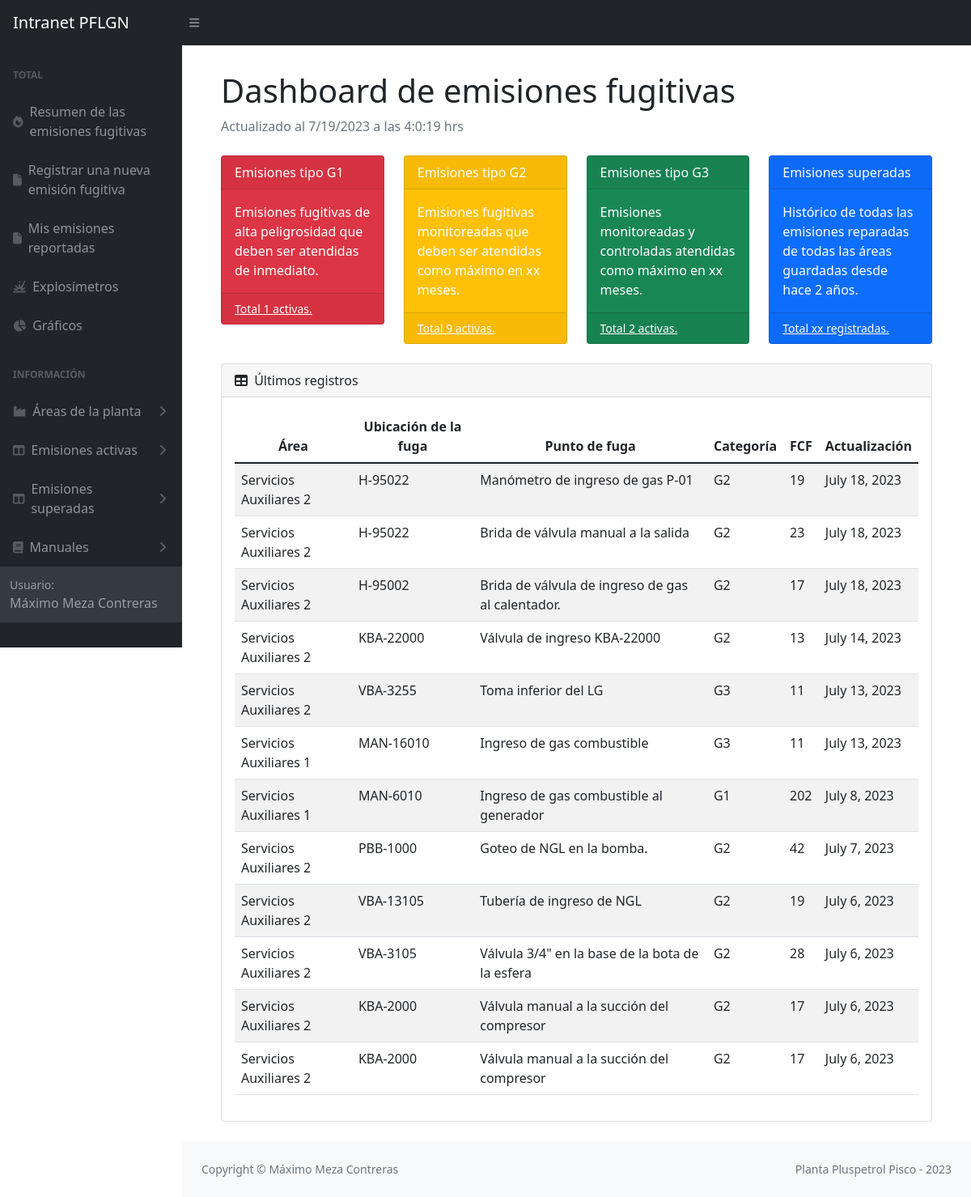
The app's page /emisionesFugitivas/ (signed in) with its own data.
### emisiones/models.py (models this page shows, shortened)
class Emision(models.Model):
    site = models.CharField(max_length=20, choices=SITE_CHOICES, default='Pisco')
    yacimiento = models.CharField(max_length=100, choices=YACIMIENTO_CHOICES, default='Pisco')
    area = models.CharField(max_length=100)
    sistema = models.CharField(max_length=100)
    ubicacion = models.TextField(max_length=200)
    fuga = models.TextField(max_length=300)
    fluido = models.CharField(max_length=100)
    sustancia = models.CharField(max_length=100)
    componente = models.CharField(max_length=100)
    instalacion = models.CharField(max_length=100)
    tamAccesorio = models.CharField(max_length=100)
    medicion = models.PositiveIntegerField()
    medicion15 = models.CharField(max_length=100)
    presion = models.CharField(max_length=100)
    ciclado = models.CharField(max_length=50)
    ignicion = models.CharField(max_length=50)
    localizacion = models.CharField(max_length=50)
    usuario = models.ForeignKey(User, on_delete=models.SET_NULL, null=True)
    fechaReporte = models.DateField()
    updated_at = models.DateTimeField(null=True)
    created_at = models.DateField(auto_now_add=True,null=True)
    emisionSuperada = models.BooleanField(default=False)
    FCF = models.PositiveSmallIntegerField(null=True)
    categoria = models.CharField(max_length=10, null=True)
    imagen = models.ImageField(upload_to='images_emisiones', null=True)

### emisiones/views.py (the view)
# urls.py: path('emisionesFugitivas/', views.mainEmisiones, name='emisionesPrincipal'),
def mainEmisiones(request):
    Emisiones = Emision.objects.all().order_by('-updated_at')
    cantidadG1,cantidadG2,cantidadG3 = FactorizacionTipoG()
    return render (request, 'mainEmisiones.html',{'Emisiones':Emisiones, 'cantidadG1':cantidadG1,'cantidadG2':cantidadG2,'cantidadG3':cantidadG3},)

### emisiones/utils/factores.py (called while the page is built)
def FactorizacionTipoG():
    tipoG1 = Emision.objects.all().filter(categoria='G1')
    tipoG2 = Emision.objects.all().filter(categoria='G2')
    tipoG3 = Emision.objects.all().filter(categoria='G3')
    cantidadG1 = 0
    cantidadG2 = 0
    cantidadG3 = 0
    if(tipoG1==[]):
        cantidadG1 = 0
    else:
        for G1 in tipoG1:
            cantidadG1 = cantidadG1 +1
    if(tipoG2==[]):
        cantidadG2 = 0
    else:
        for G2 in tipoG2:
            cantidadG2 = cantidadG2 +1
    if(tipoG3==[]):
        cantidadG3 = 0
    else:
        for G3 in tipoG3:
            cantidadG3 = cantidadG3 +1
    return cantidadG1,cantidadG2,cantidadG3

### emisiones/templates/mainEmisiones.html (shortened to what this page needs)
{% extends 'partials/_barraLateralEmisiones.html' %}
{% block content %}
<div class="container mt-2">
    <main>
        <div class="container-fluid px-4">
            <h1 class="mt-4">Dashboard de emisiones fugitivas</h1>
            <ol class="breadcrumb mb-4">
                <li class="breadcrumb-item active"><div  id="fechaActualizacionEmisiones">Actualizado al dd/mm/aaaa a las hh:mm</div> </li>
            </ol>
            <div class="row">
                <div class="col-xl-3 col-md-6">
                    <div class="card bg-danger text-white mb-4">
                        <div class="card-header">Emisiones tipo G1</div>
                        <div class="card-body">Emisiones fugitivas de alta peligrosidad que deben ser atendidas de inmediato.</div>
                        <div class="card-footer d-flex align-items-center justify-content-between">
                            <a class="small text-white stretched-link" href="#">Total {{cantidadG1}} activas.</a>
                        </div>
                    </div>
                </div>
                <div class="col-xl-3 col-md-6">
                    <div class="card bg-warning text-white mb-4">
                        <div class="card-header">Emisiones tipo G2</div>
                        <div class="card-body">Emisiones fugitivas monitoreadas que deben ser atendidas como máximo en xx meses.</div>
                        <div class="card-footer d-flex align-items-center justify-content-between">
                        <a class="small text-white stretched-link" href="#">Total {{cantidadG2}} activas.</a>
                        </div>
                    </div>
                </div>
                <div class="col-xl-3 col-md-6">
                    <div class="card bg-success text-white mb-4">
                        <div class="card-header">Emisiones tipo G3</div>
                        <div class="card-body">Emisiones monitoreadas y controladas atendidas como máximo en xx meses. </div>
                        <div class="card-footer d-flex align-items-center justify-content-between">
                        <a class="small text-white stretched-link" href="#">Total {{cantidadG3}}  activas.</a>
                        </div>
                    </div>
                </div>
                <div class="col-xl-3 col-md-6">
                    <div class="card bg-primary text-white mb-4">
                        <div class="card-header">Emisiones superadas</div>
                        <div class="card-body">Histórico de todas las emisiones reparadas de todas las áreas guardadas desde hace 2 años. </div>
                        <div class="card-footer d-flex align-items-center justify-content-between">
                            <a class="small text-white stretched-link" href="#">Total xx registradas.</a>
                        </div>
                    </div>
                </div>
            </div>
            <div class="card mb-4">
                <div class="card-header">
                    <i class="fas fa-table me-1"></i>
                    Últimos registros
                </div>
                <div class="card-body">
                    <table class="table table-striped table-responsive" id="datatablesSimple">
                        <thead>
                            <tr>
                                <th>Área</th>
                                <th>Ubicación de la fuga</th>
                                <th>Punto de fuga</th>
                                <th>Categoría</th>
                                <th>FCF</th>
                                <th>Actualización</th>
                            </tr>
                        </thead>
                        <tbody>
                            {% for Emision in Emisiones %}
                            <tr>
                                <td>{{Emision.area}}</td>
                                <td>{{Emision.ubicacion}}</td>
                                <td>{{Emision.fuga}}</td>
                                <td>{{Emision.categoria}}</td>
                                <td>{{Emision.FCF}}</td>
                                <td>{{Emision.created_at}}</td>
                            </tr>
                            {% endfor %}
                        </tbody>
                    </table>
                </div>
            </div>
        </div>
    </main>
{% endblock %}

### emisiones/templates/partials/_barraLateralEmisiones.html (shortened to what this page needs)
{% load static %}
<!DOCTYPE html>
<html lang="en">
<head>
    <link href="https://cdn.jsdelivr.net/npm/bootstrap@5.3.0-alpha3/dist/css/bootstrap.min.css" rel="stylesheet">
    <link rel="stylesheet" type="text/css" href="{% static 'css/dashboardEmisiones.css' %}">
    <link rel="stylesheet" type="text/css" href="{% static 'css/mainEmisiones.css' %}">
</head>
<body  class="sb-nav-fixed">
    <nav class="sb-topnav navbar navbar-expand navbar-dark bg-dark">
        <a class="navbar-brand ps-3" href='/'>Intranet PFLGN</a>
        <button class="btn btn-link btn-sm order-1 order-lg-0 me-4 me-lg-0" id="sidebarToggle"><i class="fas fa-bars"></i></button>
    </nav>
    <div id="layoutSidenav">
        <div id="layoutSidenav_nav">
            <nav class="sb-sidenav accordion sb-sidenav-dark" id="sidenavAccordion">
                <div class="sb-sidenav-menu">
                    <div class="nav">
                        <div class="sb-sidenav-menu-heading">Total</div>
                        <a class="nav-link" href="/emisionesFugitivas">
                            <div class="sb-nav-link-icon"><i class="fa-solid fa-fire"></i></div>
                                Resumen de las emisiones fugitivas
                        </a>
                        <a class="nav-link" href='/registrarEmisiones'>
                            <div class="sb-nav-link-icon"><i class="fa-solid fa-file"></i></div>
                                Registrar una nueva emisión fugitiva
                        </a>
                        <a class="nav-link" href='/listaMisReportes'>
                            <div class="sb-nav-link-icon"><i class="fa-solid fa-file"></i></div>
                                Mis emisiones reportadas
                        </a>
                        <a class="nav-link" href='/explosimetros'>
                            <div class="sb-nav-link-icon"><i class="fa-solid fa-explosion"></i></div>
                                Explosímetros
                        </a>
                        <a class="nav-link" href='/graficasEmisiones'>
                            <div class="sb-nav-link-icon"><i class="fa-solid fa-chart-pie"></i></div>
                                Gráficos
                        </a>
                        <div class="sb-sidenav-menu-heading">Información</div>
                        <a class="nav-link collapsed" href="#" data-bs-toggle="collapse" data-bs-target="#collapseAreas" aria-expanded="false" aria-controls="collapseLayouts">
                            <div class="sb-nav-link-icon"><i class="fa-solid fa-industry"></i></div>
                                Áreas de la planta
                            <div class="sb-sidenav-collapse-arrow"><i class="fas fa-angle-down"></i></div>
                        </a>
                        <a class="nav-link collapsed" href="#" data-bs-toggle="collapse" data-bs-target="#collapseCrios" aria-expanded="false" aria-controls="collapseLayouts">
                            <div class="sb-nav-link-icon"><i class="fas fa-columns"></i></div>
                                Emisiones activas
                            <div class="sb-sidenav-collapse-arrow"><i class="fas fa-angle-down"></i></div>
                        </a>
                            <a class="nav-link collapsed" href="#" data-bs-toggle="collapse" data-bs-target="#collapseSuperadas" aria-expanded="false" aria-controls="collapseLayouts">
                                <div class="sb-nav-link-icon"><i class="fas fa-columns"></i></div>
                                    Emisiones superadas
                                <div class="sb-sidenav-collapse-arrow"><i class="fas fa-angle-down"></i></div>
                            </a>
                            <a class="nav-link collapsed" href="#" data-bs-toggle="collapse" data-bs-target="#collapseCSU" aria-expanded="false" aria-controls="collapseLayouts">
                                <div class="sb-nav-link-icon"><i class="fa-solid fa-book"></i></i></div>
                                Manuales
                                <div class="sb-sidenav-collapse-arrow"><i class="fas fa-angle-down"></i></div>
                            </a>
                <div class="sb-sidenav-footer">
                    <div class="small">Usuario:</div>
                    {{user.first_name}} {{user.last_name}}
                </div>
            </nav>
        </div>
        <div id="layoutSidenav_content">
            {% block content %}
            {% endblock %}
        </div>
        <footer class="py-4 bg-light mt-auto">
            <div class="container-fluid px-4">
                <div class="d-flex align-items-center justify-content-between small">
                    <div class="text-muted">Copyright &copy; Máximo Meza Contreras</div>
                    <div class="text-muted">Planta Pluspetrol Pisco - 2023</div>
                </div>
            </div>
        </footer>
</body>
</html>

### emisiones/static/css/mainEmisiones.css (style rules this page uses)
:root { --bs-blue: #0d6efd; --bs-indigo: #6610f2; --bs-purple: #6f42c1; --bs-pink: #d63384; --bs-red: #dc3545; --bs-orange: #fd7e14; --bs-yellow: #ffc107; --bs-green: #198754; --bs-teal: #20c997; --bs-cyan: #0dcaf0; --bs-white: #fff; --bs-gray: #6c757d; --bs-gray-dark: #343a40; --bs-primary: #0d6efd; --bs-secondary: #6c757d; --bs-success: #198754; --bs-info: #0dcaf0; --bs-warning: #ffc107; --bs-danger: #dc3545; --bs-light: #f8f9fa; --bs-dark: #212529; --greyLight-2: #c8d0e7; --card-background: linear-gradient(to bottom right, #f9fafc, #f7f7f8); --card-shadow: inset 2px 2px 3px #ebebf3, inset 4px 4px 15px #ffffff, 3px 3px 12px #c2c7d4; --bs-font-sans-serif: system-ui, -apple-system, "Segoe UI", Roboto, "Helvetica Neue", Arial, "Noto Sans", "Liberation Sans", sans-serif, "Apple Color Emoji", "Segoe UI Emoji", "Segoe UI Symbol", "Noto Color Emoji"; --bs-font-monospace: SFMono-Regular, Menlo, Monaco, Consolas, "Liberation Mono", "Courier New", monospace; --bs-gradient: linear-gradient(180deg, rgba(255, 255, 255, 0.15), rgba(255, 255, 255, 0)); }
.contenedorEmisiones div table tr,th { text-align: center; }

### records on screen
Emision: area "Servicios Auxiliares 2", ubicacion "H-95022", fuga "Manómetro de ingreso de gas P-01", categoria "G2", FCF "19", created_at "July 18, 2023"
Emision: area "Servicios Auxiliares 2", ubicacion "H-95022", fuga "Brida de válvula manual a la salida", categoria "G2", FCF "23", created_at "July 18, 2023"
Emision: area "Servicios Auxiliares 2", ubicacion "H-95002", fuga "Brida de válvula de ingreso de gas al calentador.", categoria "G2", FCF "17", created_at "July 18, 2023"
Emision: area "Servicios Auxiliares 2", ubicacion "KBA-22000", fuga "Válvula de ingreso KBA-22000", categoria "G2", FCF "13", created_at "July 14, 2023"
Emision: area "Servicios Auxiliares 2", ubicacion "VBA-3255", fuga "Toma inferior del LG", categoria "G3", FCF "11", created_at "July 13, 2023"
Emision: area "Servicios Auxiliares 1", ubicacion "MAN-16010", fuga "Ingreso de gas combustible", categoria "G3", FCF "11", created_at "July 13, 2023"
Emision: area "Servicios Auxiliares 1", ubicacion "MAN-6010", fuga "Ingreso de gas combustible al generador", categoria "G1", FCF "202", created_at "July 8, 2023"
Emision: area "Servicios Auxiliares 2", ubicacion "PBB-1000", fuga "Goteo de NGL en la bomba.", categoria "G2", FCF "42", created_at "July 7, 2023"
Emision: area "Servicios Auxiliares 2", ubicacion "VBA-13105", fuga "Tubería de ingreso de NGL", categoria "G2", FCF "19", created_at "July 6, 2023"
Emision: area "Servicios Auxiliares 2", ubicacion "VBA-3105", fuga "Válvula 3/4\" en la base de la bota de la esfera", categoria "G2", FCF "28", created_at "July 6, 2023"
Emision: area "Servicios Auxiliares 2", ubicacion "KBA-2000", fuga "Válvula manual a la succión del compresor", categoria "G2", FCF "17", created_at "July 6, 2023"
Emision: area "Servicios Auxiliares 2", ubicacion "KBA-2000", fuga "Válvula manual a la succión del compresor", categoria "G2", FCF "17", created_at "July 6, 2023"

### other values on screen
{{ user.first_name }} "Máximo"
{{ user.last_name }} "Meza Contreras"
{{ cantidadG1 }} "1"
{{ cantidadG2 }} "9"
{{ cantidadG3 }} "2"
